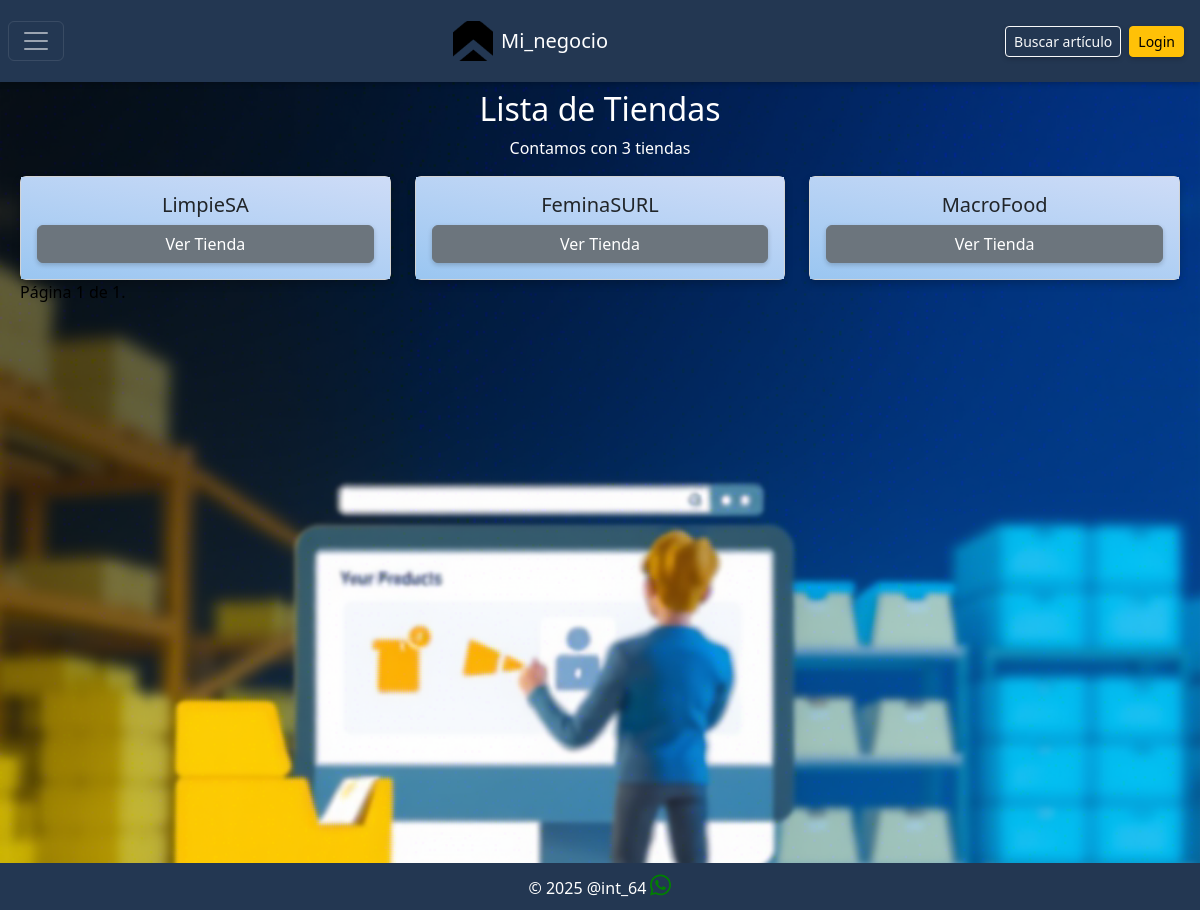
/Mi_negocio/listar_tiendas/, run on an earlier commit of the app's database.
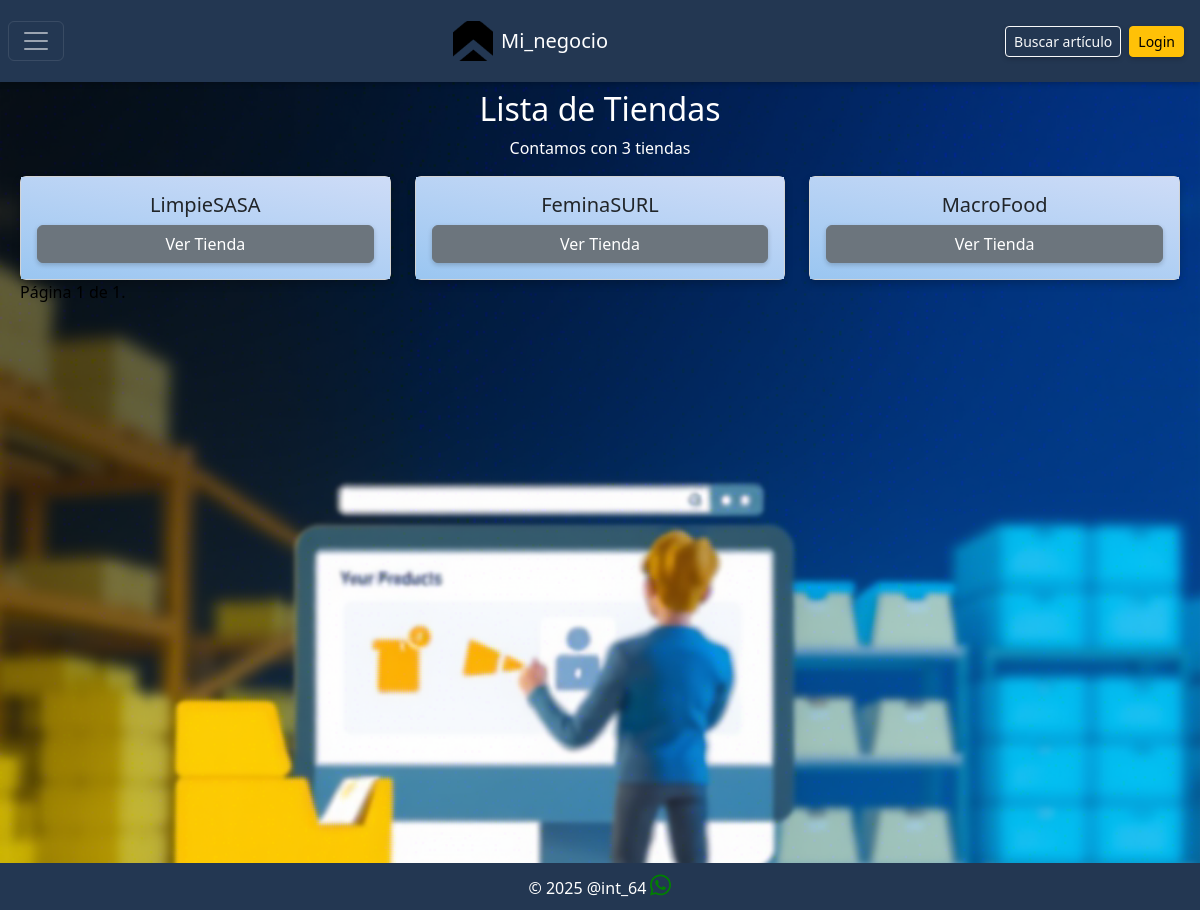
And on a later commit of the database.
### Mi_negocio/models.py (models this page shows, shortened)
class Tienda(models.Model):
    nombre=models.CharField(max_length=64)
    direccion=models.TextField(max_length=200)
    telefono=models.CharField(max_length=12)
    propietario = models.ForeignKey(User, on_delete=models.CASCADE)
    correo=models.EmailField()

### Mi_negocio/views.py (the view)
# urls.py: path('listar_tiendas/', views.listar_tiendas, name='listar_tiendas'),
def listar_tiendas(request):
    tiendas = Tienda.objects.all()
    paginator= Paginator(tiendas,10)
    page_number = request.GET.get('page')
    try:
        page_obj = paginator.get_page(page_number)
    except PageNotAnInteger:
        page_obj = paginator.get_page(1)
    except EmptyPage:
        page_obj = paginator.get_page(paginator.num_pages)
    return render(request, 'Mi_negocio/listar_tiendas.html', {
        'page_obj': page_obj,
        'cantidad':tiendas.count })

### Mi_negocio/templates/Mi_negocio/listar_tiendas.html (shortened to what this page needs)
{% extends 'Mi_negocio/layout.html' %}
{% block body %}
<div class="blanco d-block">
    <h2 class="text-center">Lista de Tiendas</h2>
    <p class="text-center">Contamos con {{ cantidad }} tiendas</p>
    <div class="row row-cols-2 row-cols-md-3 g-4">
      {% for tienda in page_obj %}
        <div class="col">
          <div class="card h-100 text-center">
            <div class="card-body d-flex flex-column justify-content-center">
              <h5 class="card-title">{{ tienda.nombre }}</h5>
              <a href="{% url 'ver_tienda' tienda_name=tienda.nombre %}" class="btn btn-secondary mt-auto">Ver Tienda</a>
            </div>
          </div>
        </div>
      {% endfor %}
    </div>
  </div>
    <div class="pagination text-black">
        <span class="step-links">
            <span class="current">
                Página {{ page_obj.number }} de {{ page_obj.paginator.num_pages }}.
            </span>
        </span>
    </div>
</div>
{% endblock %}

What changed in the data, as far as the page shows it:
changed Tienda: nombre "LimpieSA" → "LimpieSASA"
